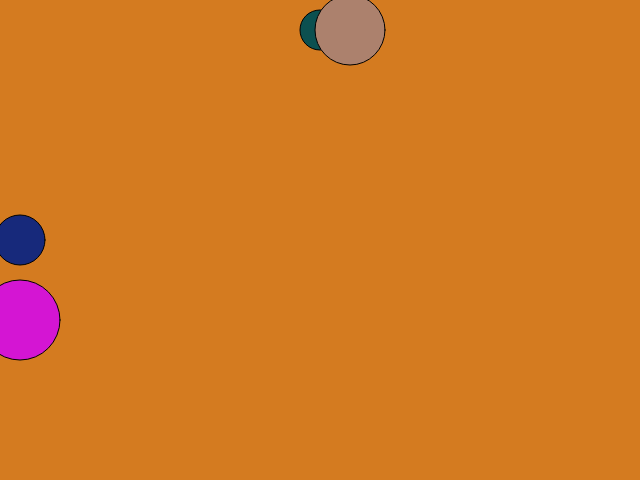
Frame 1 (no input)
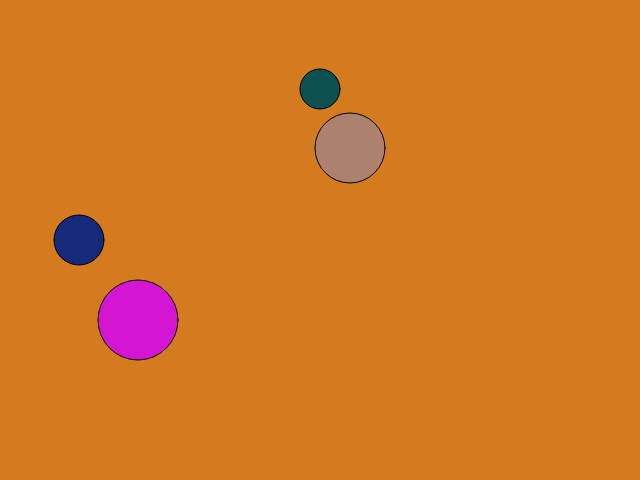
Frame 60 (no input)
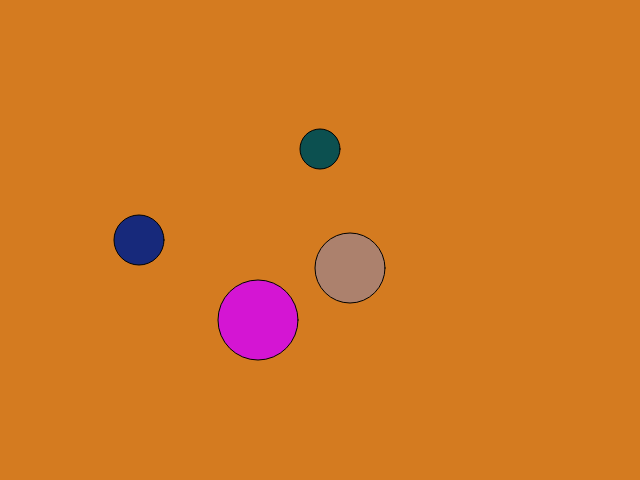
Frame 120 (the mouse pressed at the canvas centre since frame 60)

The p5.js sketch that drew these frames (run headless with seeded random() and noise() and a simulated clock; from frame 60 on, the mouse is pressed at the canvas centre):

// p5.js sketch
// ── sketch.js
circle1 = {
  x:20,
  y:240,
  w:50,
  h:50
};

circle2 = {
  x:20,
  y:320,
  w:80,
  h:80
};
circle3 = {
  x:320,
  y:30,
  w:40,
  h:40
};
circle4 = {
  x:350,
  y:30,
  w:70,
  h:70
};
function setup() {
  createCanvas(640,480);
    background(212,123,32);
}

function draw() {
  background(212,123,32);
  fill(23,41,123)
   if(circle1.x>320) {
   fill(219,12,21)
     
   }
  ellipse(circle1.x,circle1.y,circle1.w, circle1.h)
  fill(212,21,211)
  r = random(0,255);
  g = random(0,255);
  b = random(0,255);
  if (circle2.x>320) {
   fill(r,g,b)
  }
  ellipse(circle2.x,circle2.y,circle2.w,circle2.h)
  fill(12,80,80);

  if (circle3.y>240) {
    circle3.w=random(20,100)
    circle3.h=random(20,100)
  }
  ellipse(circle3.x,circle3.y,circle3.w,circle3.h)
  fill(172,129,109);
  // if (circle4.y>240) {
  // circle4=rect(circle4.x,circle4.y,circle4.w,circle4.h)
   //circle4.y=circle4.y+2
  //}
  ellipse(circle4.x,circle4.y,circle4.w,circle4.h)

  circle1.x=circle1.x+1;
  circle2.x=circle2.x+2;
  circle3.y=circle3.y+1;
  circle4.y=circle4.y+2;
  
}
 
